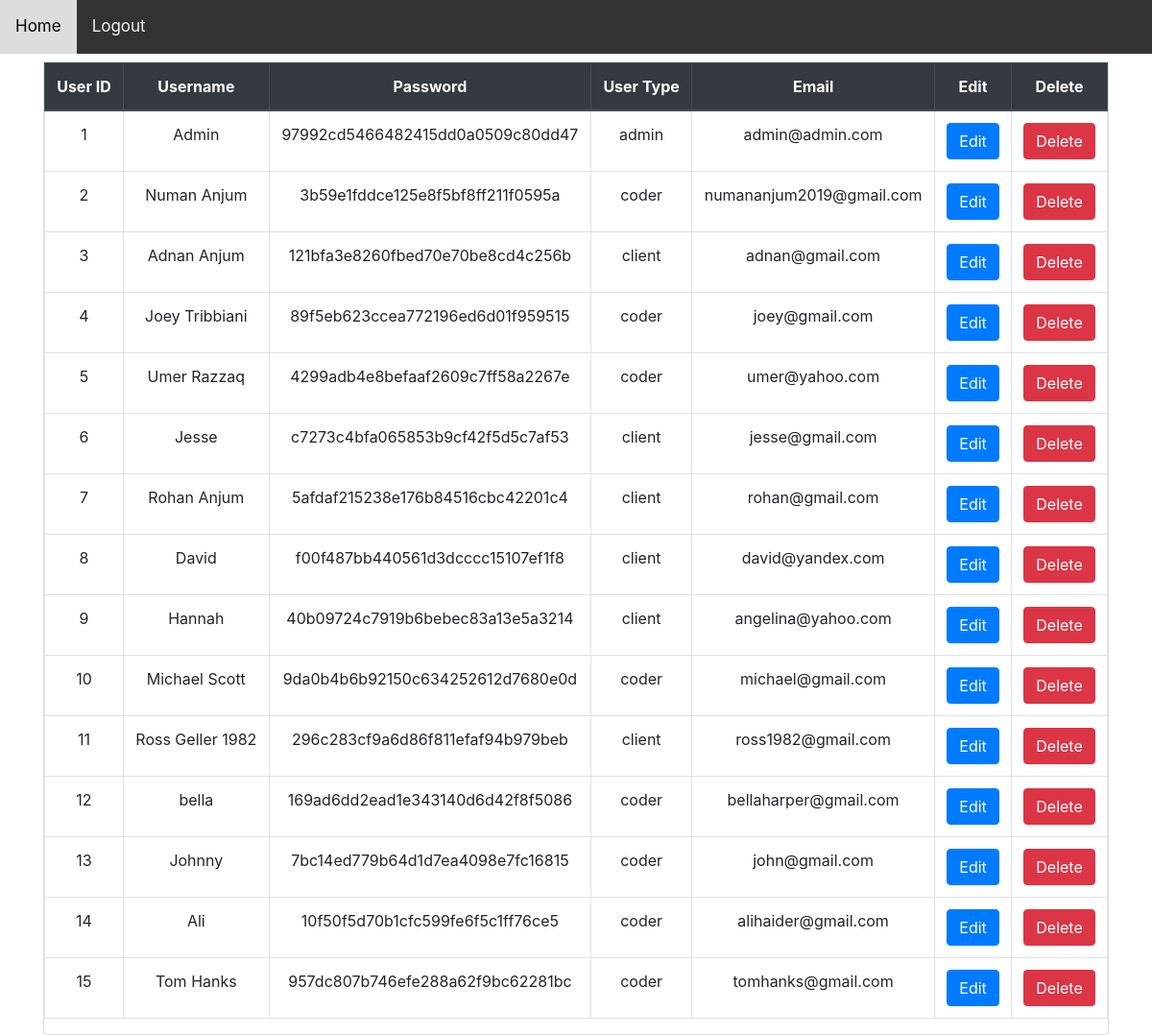
/admin/viewusers.php (signed in), run on the app's committed database.
### tables this page shows
CREATE TABLE IF NOT EXISTS `users` (
`userID` int(20) NOT NULL,
  `username` varchar(30) NOT NULL,
  `password` varchar(100) NOT NULL,
  `usertype` varchar(20) NOT NULL,
  `email` varchar(50) NOT NULL
);

### admin/viewusers.php (the view, shortened to what this page needs)
<?php
    require_once("adminheader.php");
    require_once("../connection.php");
    $query = " SELECT * FROM users";
    $result = mysqli_query($conn,$query);
?>
<!DOCTYPE html>
<html lang="en">
<head>
    <link rel="stylesheet" a href="../CSS/bootstrap.css"/>
</head>
<body class="bg-white">
        <div class="container">
            <div class="row">
                <div class="col-lg-12 m-auto">
                    <div class="card mt-2">
                        <table class="table table-bordered table-hover text-center">
                            <thead class="thead-dark">
                            <tr>
                                <th> User ID </th>
                                <th> Username</th>
                                <th> Password </th>
                                <th> User Type </th>
                                <th> Email </th>
                                <th> Edit  </th>
                                <th> Delete </th>
                            </tr>
                            </thead>
                            <?php
                                   if (mysqli_num_rows($result) > 0) {
                                    while($row=mysqli_fetch_assoc($result))
                                    {
                                        $userID = $row['userID'];
                                        $username = $row['username'];
                                        $password = $row['password'];
                                        $usertype = $row['usertype'];
                                        $email = $row['email'];
                            ?>
                                    <tr>
                                        <td><?php echo $userID; ?></td>
                                        <td><?php echo $username; ?></td>
                                        <td><?php echo md5($password); ?></td>
                                        <td><?php echo $usertype; ?></td>
                                        <td><?php echo $email; ?></td>
                                        <td><a href="editusers.php?userID=<?php echo $userID; ?>"class="btn btn-primary" role="button">Edit</a></td>
                                        <td><a onClick="return confirm('Are you sure you want to delete?')" href='deleteusers.php?userID=<?php echo $userID; ?> &usertype=<?php echo $usertype;?>' type='button' class='btn btn-danger'>Delete</a></td>
                                    </tr>
                           <?php
                                }
                            }
                            else{
                                $result1='<div class="alert alert-danger">No Users Yet</div>';
                                echo $result1;}
                            ?>
                        </table>
                    </div>
                </div>
            </div>
        </div>
</body>
</html>

### admin/adminheader.php (style rules this page uses)
body { margin: 1; font-family: Arial, Helvetica, sans-serif; }

### data on the page
users: userID "1", username "Admin", password "97992cd5466482415dd0a0509c80dd47", usertype "admin", email "admin@admin.com"
users: userID "2", username "Numan Anjum", password "3b59e1fddce125e8f5bf8ff211f0595a", usertype "coder", email "numananjum2019@gmail.com"
users: userID "3", username "Adnan Anjum", password "121bfa3e8260fbed70e70be8cd4c256b", usertype "client", email "adnan@gmail.com"
users: userID "4", username "Joey Tribbiani", password "89f5eb623ccea772196ed6d01f959515", usertype "coder", email "joey@gmail.com"
users: userID "5", username "Umer Razzaq", password "4299adb4e8befaaf2609c7ff58a2267e", usertype "coder", email "umer@yahoo.com"
users: userID "6", username "Jesse", password "c7273c4bfa065853b9cf42f5d5c7af53", usertype "client", email "jesse@gmail.com"
users: userID "7", username "Rohan Anjum", password "5afdaf215238e176b84516cbc42201c4", usertype "client", email "rohan@gmail.com"
users: userID "8", username "David", password "f00f487bb440561d3dcccc15107ef1f8", usertype "client", email "david@yandex.com"
users: userID "9", username "Hannah", password "40b09724c7919b6bebec83a13e5a3214", usertype "client", email "angelina@yahoo.com"
users: userID "10", username "Michael Scott", password "9da0b4b6b92150c634252612d7680e0d", usertype "coder", email "michael@gmail.com"
users: userID "11", username "Ross Geller 1982", password "296c283cf9a6d86f811efaf94b979beb", usertype "client", email "ross1982@gmail.com"
users: userID "12", username "bella", password "169ad6dd2ead1e343140d6d42f8f5086", usertype "coder", email "bellaharper@gmail.com"
users: userID "13", username "Johnny", password "7bc14ed779b64d1d7ea4098e7fc16815", usertype "coder", email "john@gmail.com"
users: userID "14", username "Ali", password "10f50f5d70b1cfc599fe6f5c1ff76ce5", usertype "coder", email "alihaider@gmail.com"
users: userID "15", username "Tom Hanks", password "957dc807b746efe288a62f9bc62281bc", usertype "coder", email "tomhanks@gmail.com"
